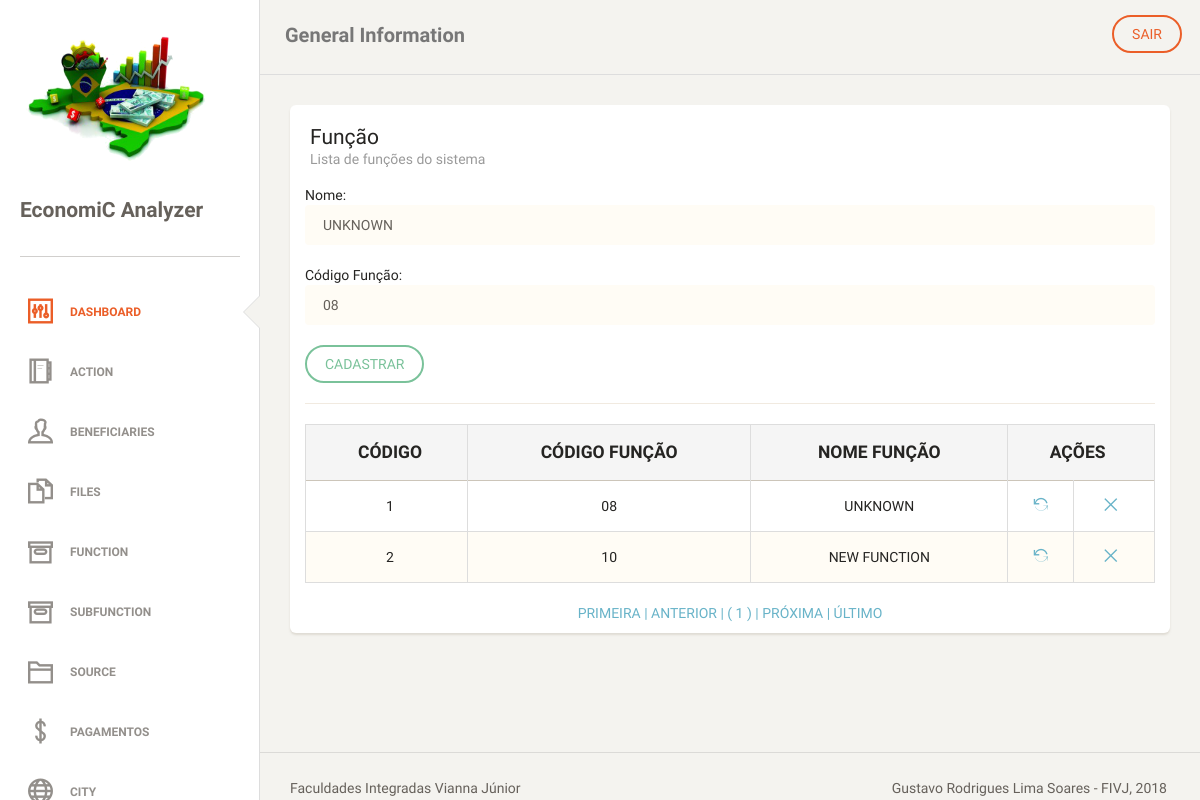
/functions.php?act=upd&id=1 (signed in), run on the app's committed database.
### tables this page shows
CREATE TABLE `tb_functions` (
  `id_function` int(11) NOT NULL AUTO_INCREMENT,
  `str_cod_function` varchar(4) NOT NULL,
  `str_name_function` varchar(255) DEFAULT NULL,
  PRIMARY KEY (`id_function`),
  UNIQUE KEY `str_cod_function_UNIQUE` (`str_cod_function`)
);

### classes/functions.php (called while the page is built)
<?php
class functions
{
    private $id_function;
    private $str_cod_function;
    private $str_name_function;
    public function __construct($id_function, $str_cod_function, $str_name_function)
    {
        $this->id_function = $id_function;
        $this->str_cod_function = $str_cod_function;
        $this->str_name_function = $str_name_function;
    }
    public function getIdFunction()
    {
        return $this->id_function;
    }
    public function setIdFunction($id_function)
    {
        $this->id_function = $id_function;
    }
    public function getStrCodFunction()
    {
        return $this->str_cod_function;
    }
    public function setStrCodFunction($str_cod_function)
    {
        $this->str_cod_function = $str_cod_function;
    }
    public function getStrNameFunction()
    {
        return $this->str_name_function;
    }
    public function setStrNameFunction($str_name_function)
    {
        $this->str_name_function = $str_name_function;
    }
}

### dao/functionsDAO.php (the view, shortened to what this page needs)
<?php
require_once "classes/functions.php";
class functionsDAO
{
    public function atualizar($functions)
    {
        global $pdo;
        try {
            $statement = $pdo->prepare("SELECT id_function, str_cod_function, str_name_function FROM tb_functions WHERE id_function = :id");
            $statement->bindValue(":id", $functions->getIdFunction());
            if ($statement->execute()) {
                $rs = $statement->fetch(PDO::FETCH_OBJ);
                $functions->setIdFunction($rs->id_function);
                $functions->setStrCodFunction($rs->str_cod_function);
                $functions->setStrNameFunction($rs->str_name_function);
                return $functions;
            } else {
                throw new PDOException("<script> alert('Não foi possível executar a declaração SQL !'); </script>");
            }
        } catch (PDOException $erro) {
            return "Erro: " . $erro->getMessage();
        }
    }
    public function tabelapaginada()
    {
        global $pdo;
        $endereco = $_SERVER ['PHP_SELF'];
        $pagina_atual = (isset($_GET['page']) && is_numeric($_GET['page'])) ? $_GET['page'] : 1;
        $linha_inicial = ($pagina_atual - 1) * QTDE_REGISTROS;
        $sql = "SELECT id_function, str_cod_function, str_name_function FROM tb_functions LIMIT {$linha_inicial}, " . QTDE_REGISTROS;
        $statement = $pdo->prepare($sql);
        $statement->execute();
        $dados = $statement->fetchAll(PDO::FETCH_OBJ);
        $sqlContador = "SELECT COUNT(*) AS total_registros FROM tb_functions";
        $statement = $pdo->prepare($sqlContador);
        $statement->execute();
        $valor = $statement->fetch(PDO::FETCH_OBJ);
        $primeira_pagina = 1;
        $ultima_pagina = ceil($valor->total_registros / QTDE_REGISTROS);
        $pagina_anterior = ($pagina_atual > 1) ? $pagina_atual - 1 : 0;
        $proxima_pagina = ($pagina_atual < $ultima_pagina) ? $pagina_atual + 1 : 0;
        $range_inicial = (($pagina_atual - RANGE_PAGINAS) >= 1) ? $pagina_atual - RANGE_PAGINAS : 1;
        $range_final = (($pagina_atual + RANGE_PAGINAS) <= $ultima_pagina) ? $pagina_atual + RANGE_PAGINAS : $ultima_pagina;
        $exibir_botao_inicio = ($range_inicial < $pagina_atual) ? 'mostrar' : 'esconder';
        $exibir_botao_final = ($range_final > $pagina_atual) ? 'mostrar' : 'esconder';
        if (!empty($dados)):
            echo "
     <table class='table table-striped table-bordered'>
     <thead>
       <tr style='text-transform: uppercase;' class='active'>
        <th style='text-align: center; font-weight: bolder;'>Código</th>
        <th style='text-align: center; font-weight: bolder;'>Código Função</th>
        <th style='text-align: center; font-weight: bolder;'>Nome Função</th>
        <th style='text-align: center; font-weight: bolder;' colspan='2'>Ações</th>
       </tr>
     </thead>
     <tbody>";
            foreach ($dados as $func):
                echo "<tr>
        <td style='text-align: center'>$func->id_function</td>
        <td style='text-align: center'>$func->str_cod_function</td>
        <td style='text-align: center'>$func->str_name_function</td>
        <td style='text-align: center'><a href='?act=upd&id=$func->id_function' title='Alterar'><i class='ti-reload'></i></a></td>
        <td style='text-align: center'><a href='?act=del&id=$func->id_function' title='Remover'><i class='ti-close'></i></a></td>
       </tr>";
            endforeach;
            echo "
</tbody>
     </table>
     <div class='box-paginacao' style='text-align: center'>
       <a class='box-navegacao  $exibir_botao_inicio' href='$endereco?page=$primeira_pagina' title='Primeira Página'> PRIMEIRA  |</a>
       <a class='box-navegacao  $exibir_botao_inicio' href='$endereco?page=$pagina_anterior' title='Página Anterior'> ANTERIOR  |</a>
";
            for ($i = $range_inicial; $i <= $range_final; $i++):
                $destaque = ($i == $pagina_atual) ? 'destaque' : '';
                echo "<a class='box-numero $destaque' href='$endereco?page=$i'> ( $i ) </a>";
            endfor;
            echo "<a class='box-navegacao $exibir_botao_final' href='$endereco?page=$proxima_pagina' title='Próxima Página'>| PRÓXIMA  </a>
                  <a class='box-navegacao $exibir_botao_final' href='$endereco?page=$ultima_pagina'  title='Última Página'>| ÚLTIMO  </a>
     </div>";
        else:
            echo "<p class='bg-danger'>Nenhum registro foi encontrado!</p>
     ";
        endif;
    }
}

### functions.php (shortened to what this page needs)
<?php
require_once "classes/template.php";
require_once "dao/functionsDAO.php";
require_once "classes/functions.php";
$object = new functionsDAO();
if ($_SERVER['REQUEST_METHOD'] == 'POST') {
    $id = (isset($_POST["id"]) && $_POST["id"] != null) ? $_POST["id"] : "";
    $str_cod_function = (isset($_POST["str_cod_function"]) && $_POST["str_cod_function"] != null) ? $_POST["str_cod_function"] : "";
    $str_name_function = (isset($_POST["str_name_function"]) && $_POST["str_name_function"] != null) ? $_POST["str_name_function"] : "";
} else if (!isset($id)) {
    $id = (isset($_GET["id"]) && $_GET["id"] != null) ? $_GET["id"] : "";
    $str_cod_function = NULL;
    $str_name_function = NULL;
}
if (isset($_REQUEST["act"]) && $_REQUEST["act"] == "upd" && $id != "") {
    $functions = new functions($id, '', '');
    $resultado = $object->atualizar($functions);
    $str_cod_function = $resultado->getStrCodFunction();
    $str_name_function = $resultado->getStrNameFunction();
}
?>
<div class='content' xmlns="http://www.w3.org/1999/html">
    <div class='container-fluid'>
        <div class='row'>
            <div class='col-md-12'>
                <div class='card'>
                    <div class='header'>
                        <h4 class='title'>Função</h4>
                        <p class='category'>Lista de funções do sistema</p>
                    </div>
                    <div class='content table-responsive'>
                        <form action="?act=save&id=" method="POST" name="form1">
                            Nome:
                            <input class="form-control" type="text" name="str_name_function" value="<?php
                            echo (isset($str_name_function) && ($str_name_function != null || $str_name_function != "")) ? $str_name_function : '';
                            ?>"/>
                            <br/>
                            Código Função:
                            <input class="form-control" type="text" maxlength="4" name="str_cod_function" value="<?php
                            echo (isset($str_cod_function) && ($str_cod_function != null || $str_cod_function != "")) ? $str_cod_function : '';
                            ?>"/>
                            <br/>
                            <input class="btn btn-success" type="submit" value="CADASTRAR">
                            <hr>
                        </form>
                        <?php
                        $object->tabelapaginada();
                        ?>
                    </div>
                </div>
            </div>
        </div>
    </div>
</div>

### data on the page
tb_functions: str_name_function "UNKNOWN", str_cod_function "08", id_function "1"
tb_functions: id_function "2", str_cod_function "10", str_name_function "NEW FUNCTION"
